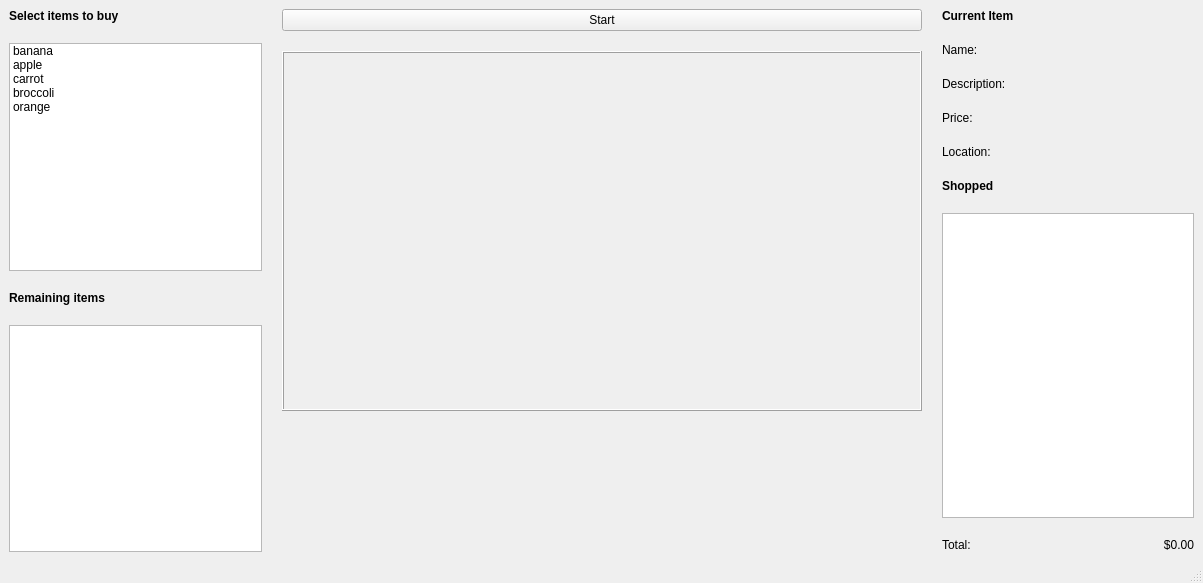
<?xml version="1.0" encoding="UTF-8"?>
<ui version="4.0">
 <class>MainWindow</class>
 <widget class="QMainWindow" name="MainWindow">
  <property name="geometry">
   <rect>
    <x>0</x>
    <y>0</y>
    <width>1203</width>
    <height>583</height>
   </rect>
  </property>
  <property name="windowTitle">
   <string>Vision Final</string>
  </property>
  <widget class="QWidget" name="centralwidget">
   <property name="sizePolicy">
    <sizepolicy hsizetype="Preferred" vsizetype="Preferred">
     <horstretch>1</horstretch>
     <verstretch>1</verstretch>
    </sizepolicy>
   </property>
   <layout class="QGridLayout" name="gridLayout">
    <item row="0" column="0">
     <layout class="QHBoxLayout" name="horizontalLayout" stretch="1,1,1">
      <property name="spacing">
       <number>20</number>
      </property>
      <item>
       <layout class="QVBoxLayout" name="leftLayout">
        <item>
         <widget class="QLabel" name="toBuyLabel">
          <property name="text">
           <string>&lt;html&gt;&lt;head/&gt;&lt;body&gt;&lt;p&gt;&lt;span style=&quot; font-weight:600;&quot;&gt;Select items to buy&lt;/span&gt;&lt;/p&gt;&lt;/body&gt;&lt;/html&gt;</string>
          </property>
         </widget>
        </item>
        <item>
         <widget class="QListWidget" name="productsList">
          <item>
           <property name="text">
            <string>banana</string>
           </property>
           <property name="checkState">
            <enum>Unchecked</enum>
           </property>
          </item>
          <item>
           <property name="text">
            <string>apple</string>
           </property>
           <property name="checkState">
            <enum>Unchecked</enum>
           </property>
          </item>
          <item>
           <property name="text">
            <string>carrot</string>
           </property>
           <property name="checkState">
            <enum>Unchecked</enum>
           </property>
          </item>
          <item>
           <property name="text">
            <string>broccoli</string>
           </property>
           <property name="checkState">
            <enum>Unchecked</enum>
           </property>
          </item>
          <item>
           <property name="text">
            <string>orange</string>
           </property>
           <property name="checkState">
            <enum>Unchecked</enum>
           </property>
          </item>
         </widget>
        </item>
        <item>
         <widget class="QLabel" name="remainingLabel">
          <property name="text">
           <string>&lt;html&gt;&lt;head/&gt;&lt;body&gt;&lt;p&gt;&lt;span style=&quot; font-weight:600;&quot;&gt;Remaining items&lt;/span&gt;&lt;/p&gt;&lt;/body&gt;&lt;/html&gt;</string>
          </property>
         </widget>
        </item>
        <item>
         <widget class="QListWidget" name="shoppingList"/>
        </item>
       </layout>
      </item>
      <item>
       <layout class="QVBoxLayout" name="middleLayout">
        <item>
         <widget class="QPushButton" name="pushButton_open_webcam">
          <property name="text">
           <string>Start</string>
          </property>
         </widget>
        </item>
        <item>
         <widget class="QLabel" name="label">
          <property name="minimumSize">
           <size>
            <width>640</width>
            <height>360</height>
           </size>
          </property>
          <property name="frameShape">
           <enum>QFrame::Box</enum>
          </property>
          <property name="frameShadow">
           <enum>QFrame::Raised</enum>
          </property>
          <property name="text">
           <string/>
          </property>
         </widget>
        </item>
        <item>
         <widget class="QLabel" name="notifyLabel">
          <property name="text">
           <string/>
          </property>
          <property name="textFormat">
           <enum>Qt::RichText</enum>
          </property>
          <property name="alignment">
           <set>Qt::AlignCenter</set>
          </property>
         </widget>
        </item>
       </layout>
      </item>
      <item>
       <layout class="QVBoxLayout" name="rightLayout">
        <item>
         <widget class="QLabel" name="label_3">
          <property name="text">
           <string>&lt;html&gt;&lt;head/&gt;&lt;body&gt;&lt;p&gt;&lt;span style=&quot; font-weight:600;&quot;&gt;Current Item&lt;/span&gt;&lt;/p&gt;&lt;/body&gt;&lt;/html&gt;</string>
          </property>
         </widget>
        </item>
        <item>
         <layout class="QFormLayout" name="formLayout">
          <item row="0" column="0">
           <widget class="QLabel" name="nameLabel">
            <property name="text">
             <string>Name:</string>
            </property>
           </widget>
          </item>
          <item row="1" column="0">
           <widget class="QLabel" name="descriptionLabel">
            <property name="text">
             <string>Description:</string>
            </property>
           </widget>
          </item>
          <item row="2" column="0">
           <widget class="QLabel" name="priceLabel">
            <property name="text">
             <string>Price:</string>
            </property>
           </widget>
          </item>
          <item row="3" column="0">
           <widget class="QLabel" name="locationLabel">
            <property name="text">
             <string>Location:</string>
            </property>
           </widget>
          </item>
          <item row="0" column="1">
           <widget class="QLabel" name="nameInputLabel">
            <property name="text">
             <string/>
            </property>
           </widget>
          </item>
          <item row="1" column="1">
           <widget class="QLabel" name="descriptionInputLabel">
            <property name="text">
             <string/>
            </property>
            <property name="wordWrap">
             <bool>true</bool>
            </property>
           </widget>
          </item>
          <item row="2" column="1">
           <widget class="QLabel" name="priceInputLabel">
            <property name="text">
             <string/>
            </property>
           </widget>
          </item>
          <item row="3" column="1">
           <widget class="QLabel" name="locationInputLabel">
            <property name="text">
             <string/>
            </property>
           </widget>
          </item>
         </layout>
        </item>
        <item>
         <widget class="QLabel" name="label_2">
          <property name="text">
           <string>&lt;html&gt;&lt;head/&gt;&lt;body&gt;&lt;p&gt;&lt;span style=&quot; font-weight:600;&quot;&gt;Shopped&lt;/span&gt;&lt;/p&gt;&lt;/body&gt;&lt;/html&gt;</string>
          </property>
         </widget>
        </item>
        <item>
         <widget class="QListWidget" name="shoppedList"/>
        </item>
        <item>
         <layout class="QFormLayout" name="formLayout_2">
          <item row="0" column="0">
           <widget class="QLabel" name="totalLabel">
            <property name="text">
             <string>Total:</string>
            </property>
           </widget>
          </item>
          <item row="0" column="1">
           <widget class="QLabel" name="totalInputLabel">
            <property name="text">
             <string>$0.00</string>
            </property>
            <property name="alignment">
             <set>Qt::AlignRight|Qt::AlignTrailing|Qt::AlignVCenter</set>
            </property>
           </widget>
          </item>
         </layout>
        </item>
       </layout>
      </item>
     </layout>
    </item>
   </layout>
  </widget>
  <widget class="QMenuBar" name="menubar">
   <property name="geometry">
    <rect>
     <x>0</x>
     <y>0</y>
     <width>1203</width>
     <height>24</height>
    </rect>
   </property>
  </widget>
  <widget class="QStatusBar" name="statusbar"/>
 </widget>
 <resources/>
 <connections/>
</ui>
